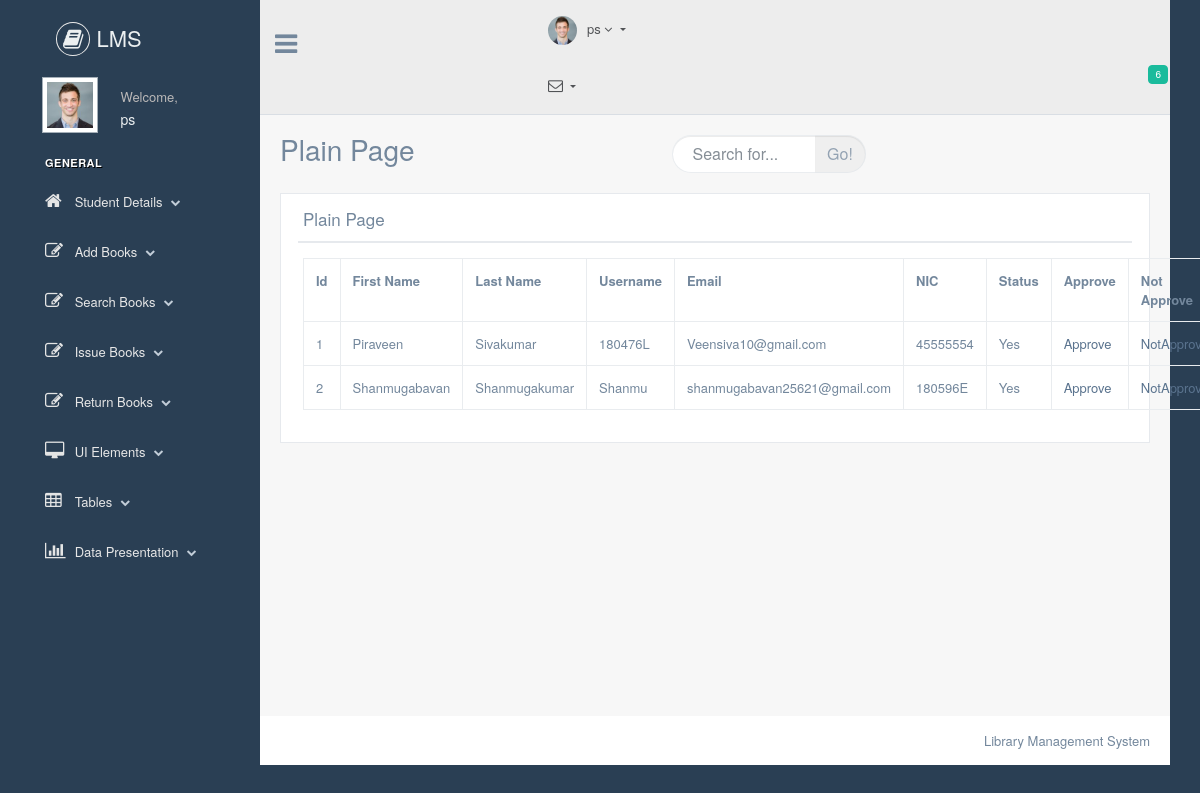
The app's page /Librarian/index.php (signed in) with its own data.
### tables this page shows
CREATE TABLE `student_info` (
  `id` int(5) NOT NULL,
  `regis_num` varchar(50) NOT NULL,
  `firstname` varchar(50) NOT NULL,
  `lastname` varchar(50) NOT NULL,
  `username` varchar(50) NOT NULL,
  `grade` varchar(6) NOT NULL,
  `Address` varchar(255) NOT NULL,
  `email` varchar(500) NOT NULL,
  `nic` varchar(20) NOT NULL,
  `password` varchar(500) NOT NULL,
  `status` varchar(10) NOT NULL
);

### Librarian/index.php (the view, shortened to what this page needs)
<?php
    include("connection.php");
    include("header.php");
?>
<div class="right_col" role="main">
    <div class="">
        <div class="page-title">
            <div class="title_left">
                <h3>Plain Page</h3>
            </div>
            <div class="title_right">
                <div class="col-md-5 col-sm-5 col-xs-12 form-group pull-right top_search">
                    <div class="input-group">
                        <input type="text" class="form-control" placeholder="Search for...">
                        <span class="input-group-btn">
                            <button class="btn btn-default" type="button">Go!</button>
                        </span>
                    </div>
                </div>
            </div>
        </div>
        <div class="clearfix"></div>
        <div class="row" style="min-height:500px">
            <div class="col-md-12 col-sm-12 col-xs-12">
                <div class="x_panel">
                    <div class="x_title">
                        <h2>Plain Page</h2>
                        <div class="clearfix"></div>
                    </div>
                    <div class="x_content">
                        <?php
$sql="SELECT * FROM `student_info`";
$array=mysqli_query($connection,$sql);
?>
                        <table class="table table-bordered">
                            <tr>
                                <th>Id</th>
                                <th>First Name</th>
                                <th>Last Name</th>
                                <th>Username</th>
                                <th>Email</th>
                                <th>NIC</th>
                                <th>Status</th>
                                <th>Approve</th>
                                <th>Not Approve</th>
                            </tr>
                            <tr>
                                <?php while ($m=mysqli_fetch_array($array)):?>
                                <td><?php echo $m['id'] ?></td>
                                <td><?php echo $m['firstname'] ?></td>
                                <td><?php echo $m['lastname'] ?></td>
                                <td><?php echo $m['username'] ?></td>
                                <td><?php echo $m['email'] ?></td>
                                <td><?php echo $m['nic'] ?></td>
                                <td><?php echo $m['status'] ?></td>
                                <td><a href="approve.php?id=<?php echo $m['id']; ?>">Approve</a></td>
                                <td><a href="Notapprove.php?id=<?php echo $m['id']; ?>">NotApprove</a></td>
                            </tr>
                            <?php endwhile; ?>
                        </table>
                    </div>
                </div>
            </div>
        </div>
    </div>
</div>
<?php
    include("footer.php");
?>

### records on screen
student_info: id "1", firstname "Piraveen", lastname "Sivakumar", username "180476L", email "Veensiva10@gmail.com", nic "45555554", status "Yes"
student_info: id "2", firstname "Shanmugabavan", lastname "Shanmugakumar", username "Shanmu", email "shanmugabavan25621@gmail.com", nic "180596E", status "Yes"

### other values on screen
$_SESSION["librarian"] "ps"
